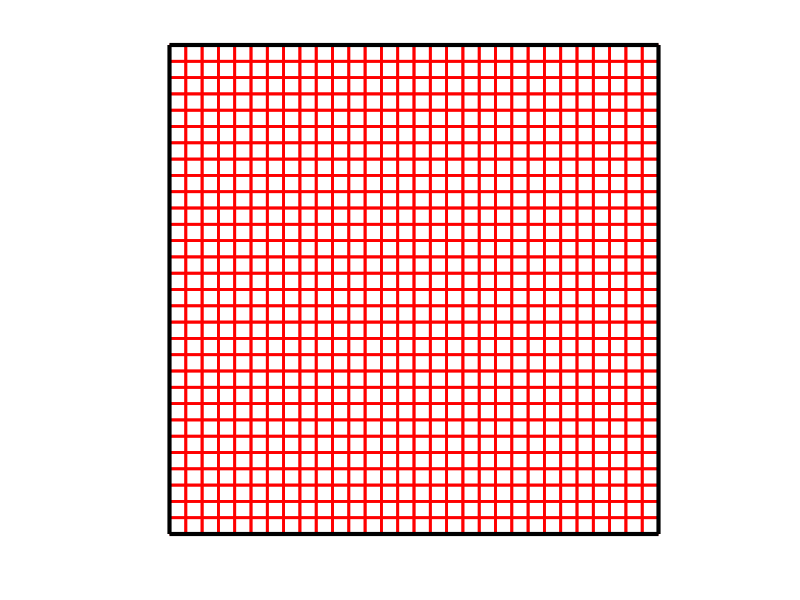

MATLAB code for this plot: (Note: this script raises an error after producing the figure.)
global n m g dir
[n,m] = deal(30,30);
g = zeros(n,m); % 迷宫数组
dir = {[1,0],[-1,0],[0,1],[0,-1]};
figure
axis square off
axis([1 n+1 1 m+1]);
hold on
% 画封闭迷宫
for i = 1:n
    for j = 1:m
        rectangle('position',[i j 1 1],'edgecolor','r','facecolor','w','linewidth',2)
    end
end
rectangle('position',[1 1 n m],'edgecolor','k','linewidth',3)
p = [1 1];
g(p(1),p(2)) = -1;
pass = {};
for t = 1:n*m-1
    % 确保非死角
    if ~alive(p)
        for i = 1:length(pass)
            p = pass{i};
            if alive(p)
                break
            end
        end
    end
    % 随机选取方向
    d = randi(4);
    % 确保可以拆墙
    while ~check(p+dir{d})
        d = randi(4);
    end
    p = p+dir{d};     % 移动位置
    g(p(1),p(2)) = d; % 标记位置
    pass{end+1} = p;
    draw(p)
    pause(0.03)
end
% 判断是否合法位置
function res = check(p)
global n m g
[i,j] = deal(p(1),p(2));
res = i > 0 && i <= n && j > 0 && j <= m && g(i,j) == 0;
end
% 判断非死角
function res = alive(p)
global dir
res = false;
for d = 1:4
    res = res || check(p+dir{d});
end
end
% 拆墙绘图
function draw(p)
global g
[i,j] = deal(p(1),p(2));
a = 0.05;
switch g(i,j)
    case 1
        plot([i,i],[j+a,j+1-a],'color','w','linewidth',2)
    case 2
        plot([i+1,i+1],[j+a,j+1-a],'color','w','linewidth',2)
    case 3
        plot([i+a,i+1-a],[j,j],'color','w','linewidth',2)
    case 4
        plot([i+a,i+1-a],[j+1,j+1],'color','w','linewidth',2)
end
end
